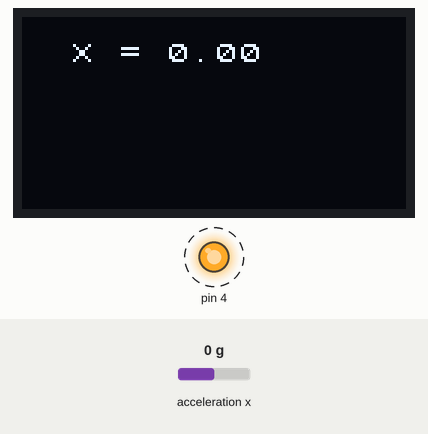
A sketch run on a simulated Arduino Uno, built with avr-gcc and run on an emulated ATmega328P. On the bench: 128×64 one-colour display, output pins drawn as LEDs (lit = HIGH). Dashed ring = blinking. The test bench sets the inputs (shaded band); at power-on: acceleration x 0 g.

Above: at 1.2 s.
1.3 s: acceleration x set to -1.4 g
At 4.0 s:
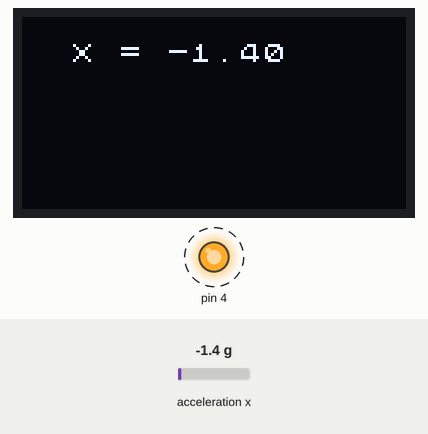
5.4 s: acceleration x set to -0.8 g
At 8.8 s:
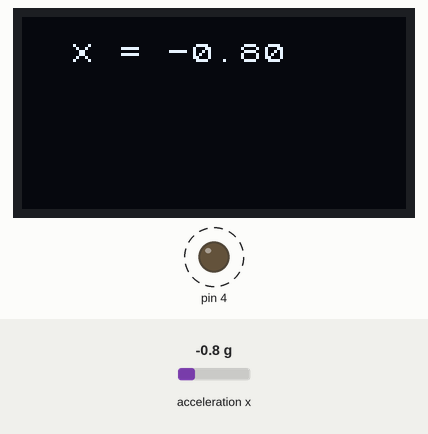
8.9 s: acceleration x set to 0.8 g
At 10.2 s:
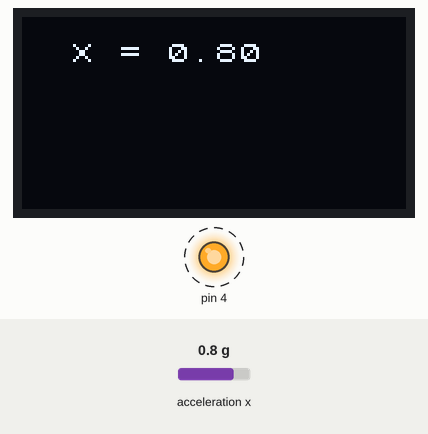
Timing chart, 0 to 18.0 s (numbered marks = the images above; inputs shaded):
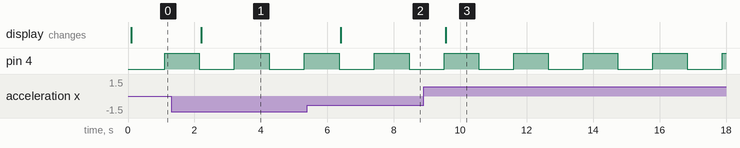

The sketch:

Sketch4_1.ino
```cpp
// Sketch4_1.ino
// 3軸加速度センサーの準備
#include "LIS3DHTR.h"
LIS3DHTR<TwoWire> accelemeter;

// OLEDディスプレイの準備
#include "U8x8lib.h"
U8X8_SSD1306_128X64_ALT0_HW_I2C u8x8(/* reset=*/ U8X8_PIN_NONE);

void setup() {
  // 3軸加速度センサーの初期化
  accelemeter.begin(Wire, 0x19);
  // OLEDディスプレイの初期化
  u8x8.begin();
  u8x8.setFlipMode(1);
  u8x8.setFont(u8x8_font_chroma48medium8_r);
  u8x8.clear();
  pinMode(4, OUTPUT); // LEDモジュール
}

void loop() {
  // X方向加速度の表示
  u8x8.setCursor(2, 1);
  u8x8.print("X = ");
  u8x8.print(accelemeter.getAccelerationX());
  u8x8.print(" ");
  // 1秒ごとにLED点滅
  delay(1000);
  digitalWrite(4, !digitalRead(4));
}
```

Measured:
- after the input at 1.3 s, the display: changes after 0.90 s (image 1)
- after the input at 5.4 s, the display: changes after 1.0 s (image 2)
- after the input at 8.9 s, the display: changes after 0.66 s (image 3)
- by itself, pin 4: alternates HIGH for 1.0 s and LOW for 1.0 s
